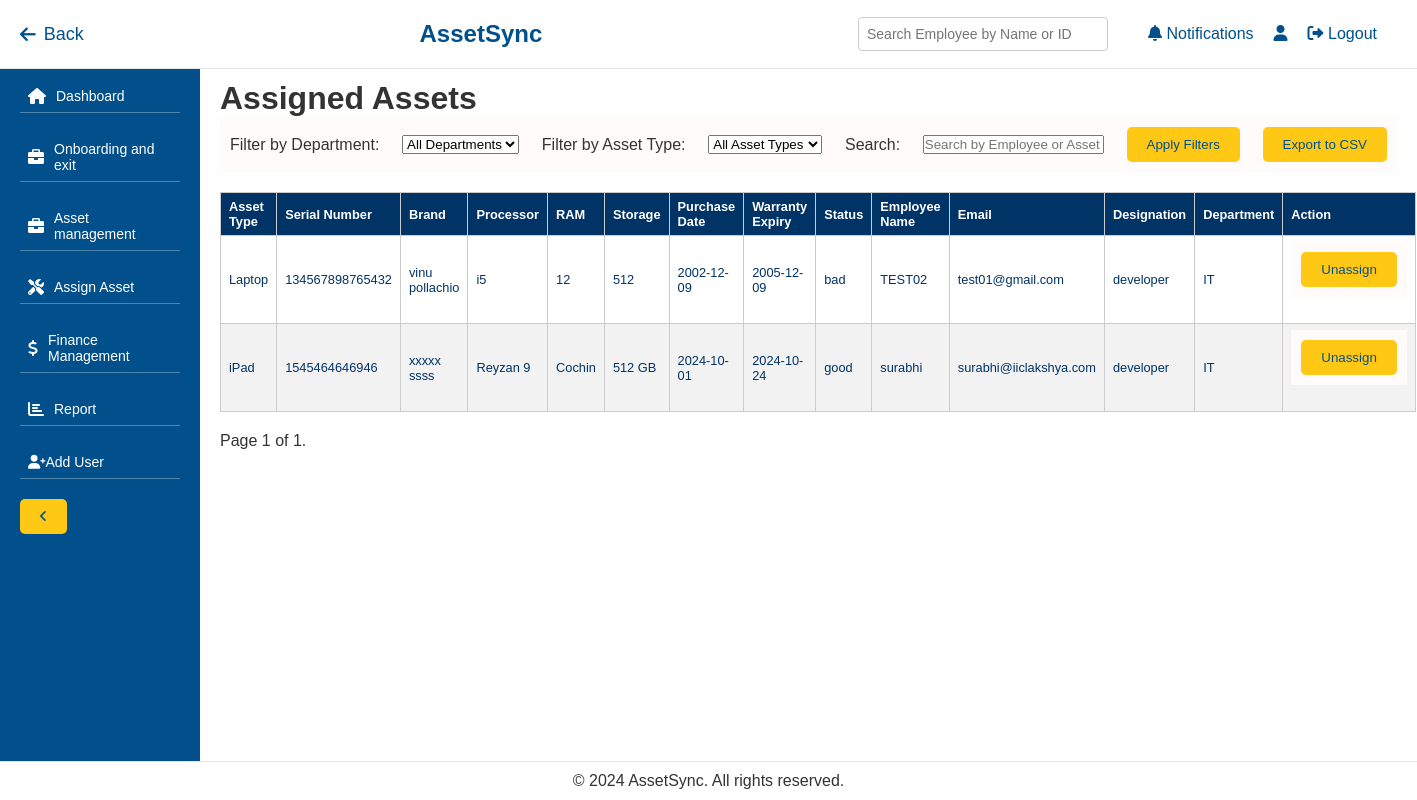
Before: /assign-asset/assigned/ with the older database file.
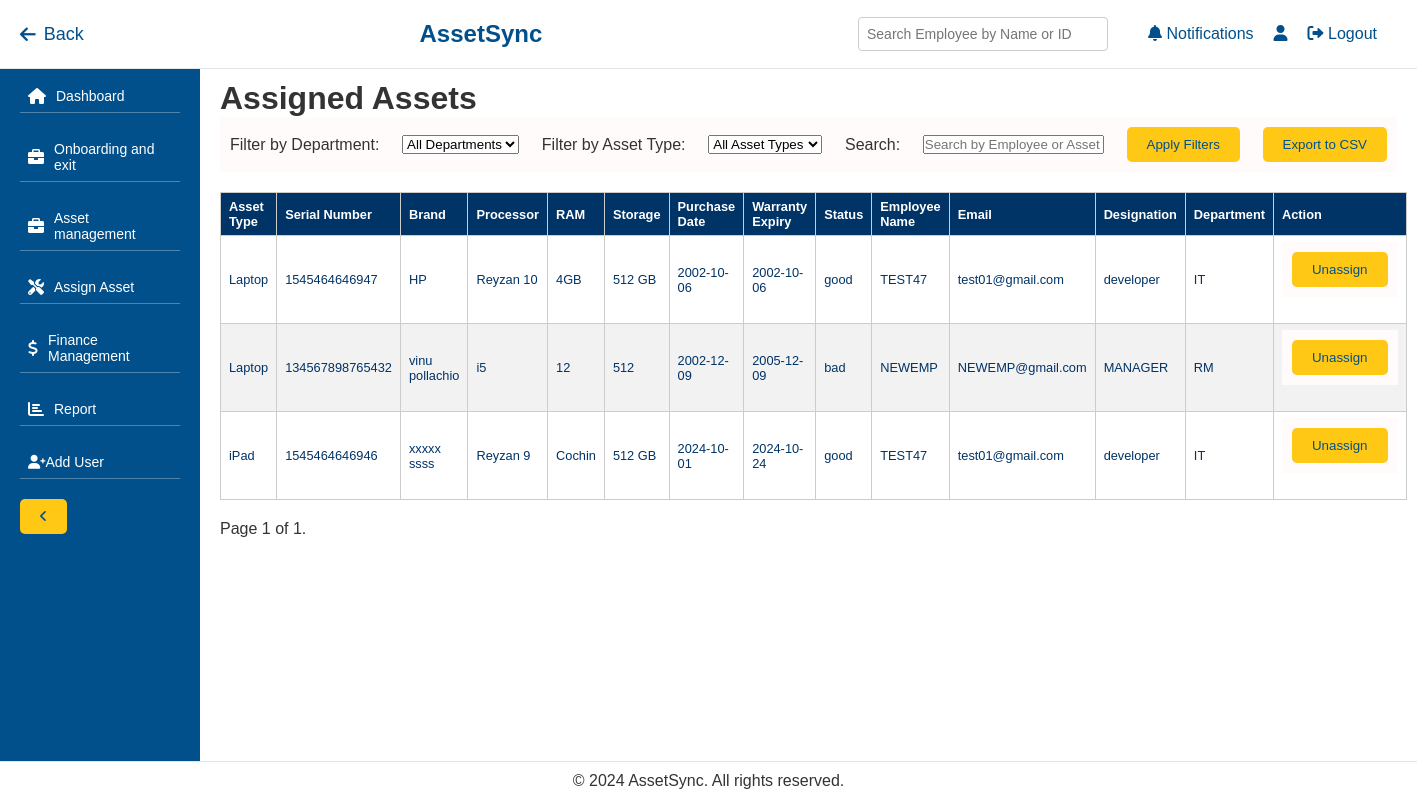
After: the same page with the newer database file.
### management/models.py (models this page shows, shortened)
class Laptop(models.Model):
    serial_number = models.CharField(max_length=100)
    brand = models.CharField(max_length=100)
    processor = models.CharField(max_length=100)
    ram_capacity = models.CharField(max_length=50)
    storage = models.CharField(max_length=50)
    inch = models.DecimalField(max_digits=4, decimal_places=1)
    status = models.CharField(max_length=50)
    building_name = models.CharField(max_length=100)
    date_of_purchase = models.DateField()
    purchased_amount = models.DecimalField(max_digits=10, decimal_places=2)
    warranty_details = models.CharField(max_length=100)
    warranty_date = models.DateField()
    remarks = models.TextField(blank=True, null=True)
    employee = models.ForeignKey(Employee, on_delete=models.SET_NULL, null=True, blank=True, related_name='laptops')

class Employee(models.Model):
    DEPARTMENT_CHOICES = [
        ('IT', 'IT'),
        ('HR', 'HR'),
        ('FINANCE', 'FINANCE'),
        ('RM FINANCE', 'RM FINANCE'),
        ('RM', 'RM'),
        ('ACADAMICS', 'ACADAMICS'),
        ('CC', 'CC'),
        ('ONLINE OPERATIONS', 'ONLINE OPERATIONS'),
        ('ADMIN', 'ADMIN'),
    ]
    BRANCH_CHOICES = [
        ('kannur', 'Kannur'),
        ('calicut', 'Calicut'),
        ('thrissur', 'Thrissur'),
        ('kochi', 'Kochi'),
        ('kottayam', 'Kottayam'),
        ('trivandrum', 'Trivandrum'),
    ]
    date_of_joining = models.DateField()
    employee_id = models.CharField(max_length=100, unique=True)
    name = models.CharField(max_length=200)
    department = models.CharField(max_length=100, choices=DEPARTMENT_CHOICES)
    designation = models.CharField(max_length=100)
    branch = models.CharField(max_length=100, choices=BRANCH_CHOICES)
    work_location = models.CharField(max_length=100)
    reporting_officer = models.CharField(max_length=100)
    personal_email_id = models.EmailField()
    exited = models.BooleanField(default=False)

class iPad(models.Model):
    serial_number = models.CharField(max_length=100)
    brand = models.CharField(max_length=100)
    processor = models.CharField(max_length=100)
    ram_capacity = models.CharField(max_length=50)
    storage = models.CharField(max_length=100)
    inch = models.CharField(max_length=50)
    status = models.CharField(max_length=50)
    building_name = models.CharField(max_length=100)
    date_of_purchase = models.DateField()
    purchased_amount = models.DecimalField(max_digits=10, decimal_places=2)
    warranty_details = models.CharField(max_length=255)
    warranty_date = models.DateField()
    remarks = models.TextField(blank=True, null=True)
    employee = models.ForeignKey(Employee, on_delete=models.SET_NULL, null=True, blank=True, related_name='ipads')

### management/views.py (the view)
# urls.py: path('assign-asset/assigned/', views.assigned_assets, name='assigned_assets'),
def assigned_assets(request):
    asset_lists = [
        (Laptop.objects.filter(employee__isnull=False), 'Laptop'),
        (Desktop.objects.filter(employee__isnull=False), 'Desktop'),
        (Printer.objects.filter(employee__isnull=False), 'Printer'),
        (iPad.objects.filter(employee__isnull=False), 'iPad'),
        (iPhone.objects.filter(employee__isnull=False), 'iPhone'),
        (Smartphone.objects.filter(employee__isnull=False), 'Smartphone'),
        (KeypadPhone.objects.filter(employee__isnull=False), 'KeypadPhone'),
        (Headset.objects.filter(employee__isnull=False), 'Headset'),
        (Keyboard.objects.filter(employee__isnull=False), 'Keyboard'),
        (Mouse.objects.filter(employee__isnull=False), 'Mouse'),
        (Pendrive.objects.filter(employee__isnull=False), 'Pendrive'),
        (HardDisk.objects.filter(employee__isnull=False), 'HardDisk'),
        (LanAdapter.objects.filter(employee__isnull=False), 'LanAdapter'),
        (SIM.objects.filter(employee__isnull=False), 'SIM'),
    ]
    assets = []
    for asset_list, asset_type in asset_lists:
        for asset in asset_list:
            asset.asset_type = asset_type  # Add asset type dynamically
            assets.append(asset)
    paginator = Paginator(assets, 10)  # Show 10 assets per page
    page_number = request.GET.get('page')
    page_obj = paginator.get_page(page_number)
    return render(request, 'management/assigned_assets.html', {
        'assets': page_obj,
        'departments': Employee.objects.values_list('department', flat=True).distinct(),
        'asset_types': ['Laptop', 'Desktop', 'Printer', 'iPad', 'iPhone', 'Smartphone', 'KeypadPhone', 'Headset', 'Keyboard', 'Mouse', 'Pendrive', 'HardDisk', 'LanAdapter', 'SIM'],
    })

### management/templates/management/assigned_assets.html (shortened to what this page needs)
{% extends 'management/base.html' %}
{% block content %}
<div class="assigned-assets-container">
    <h1>Assigned Assets</h1>
    <form method="GET" action="">
        <label for="department">Filter by Department:</label>
        <select name="department" id="department">
            <option value="">All Departments</option>
        </select>
        <label for="asset_type">Filter by Asset Type:</label>
        <select name="asset_type" id="asset_type">
            <option value="">All Asset Types</option>
        </select>
        <label for="search">Search:</label>
        <input type="text" name="search" id="search" value="{{ search_query }}" placeholder="Search by Employee or Asset">
        <button type="submit">Apply Filters</button>
        <button type="submit" name="export" value="true">Export to CSV</button>
    </form>
    <table>
        <thead>
            <tr>
                <th>Asset Type</th>
                <th>Serial Number</th>
                <th>Brand</th>
                <th>Processor</th>
                <th>RAM</th>
                <th>Storage</th>
                <th>Purchase Date</th>
                <th>Warranty Expiry</th>
                <th>Status</th>
                <th>Employee Name</th>
                <th>Email</th>
                <th>Designation</th>
                <th>Department</th>
                <th>Action</th>
            </tr>
        </thead>
        <tbody>
            {% for asset in assets %}
            <tr>
                <td>{{ asset.asset_type }}</td>
                <td>{{ asset.serial_number }}</td>
                <td>{{ asset.brand }}</td>
                <td>{{ asset.processor }}</td>
                <td>{{ asset.ram_capacity }}</td>
                <td>{{ asset.storage }}</td>
                <td>{{ asset.date_of_purchase|date:"Y-m-d" }}</td>
                <td>{{ asset.warranty_date|date:"Y-m-d" }}</td>
                <td>{{ asset.status }}</td>
                <td>{{ asset.employee.name }}</td>
                <td>{{ asset.employee.personal_email_id }}</td>
                <td>{{ asset.employee.designation }}</td>
                <td>{{ asset.employee.department }}</td>
                <td>
                    <form method="POST" action="{% url 'unassign_asset' asset.id asset.asset_type %}">
                        <button type="submit" onclick="return confirm('Are you sure you want to unassign this asset?')">Unassign</button>
                    </form>
                </td>
            </tr>
            {% empty %}
            <tr>
                <td colspan="13">No assigned assets found.</td>
            </tr>
            {% endfor %}
        </tbody>
    </table>
    <div class="pagination">
        <span class="step-links">
            <span class="current">
                Page {{ assets.number }} of {{ assets.paginator.num_pages }}.
            </span>
        </span>
    </div>
</div>
{% endblock %}

Changed rows visible on the page:
no longer on this page (row edited): Laptop: asset_type "Laptop", serial_number "134567898765432", brand "vinu pollachio", processor "i5", ram_capacity "12", storage "512", date_of_purchase "2002-12-09", warranty_date "2005-12-09", status "bad", employee.name "TEST02", employee.personal_email_id "test01@gmail.com", employee.designation "developer", employee.department "IT"
now on this page (row edited): Laptop: asset_type "Laptop", serial_number "1545464646947", brand "HP", processor "Reyzan 10", ram_capacity "4GB", storage "512 GB", date_of_purchase "2002-10-06", warranty_date "2002-10-06", status "good", employee.name "TEST47", employee.personal_email_id "test01@gmail.com", employee.designation "developer", employee.department "IT"
now on this page (row edited): Laptop: asset_type "Laptop", serial_number "134567898765432", brand "vinu pollachio", processor "i5", ram_capacity "12", storage "512", date_of_purchase "2002-12-09", warranty_date "2005-12-09", status "bad", employee.name "NEWEMP", employee.personal_email_id "NEWEMP@gmail.com", employee.designation "MANAGER", employee.department "RM"
changed iPad "iPad": employee.name "surabhi" → "TEST47"; employee.personal_email_id "surabhi@iiclakshya.com" → "test01@gmail.com"
